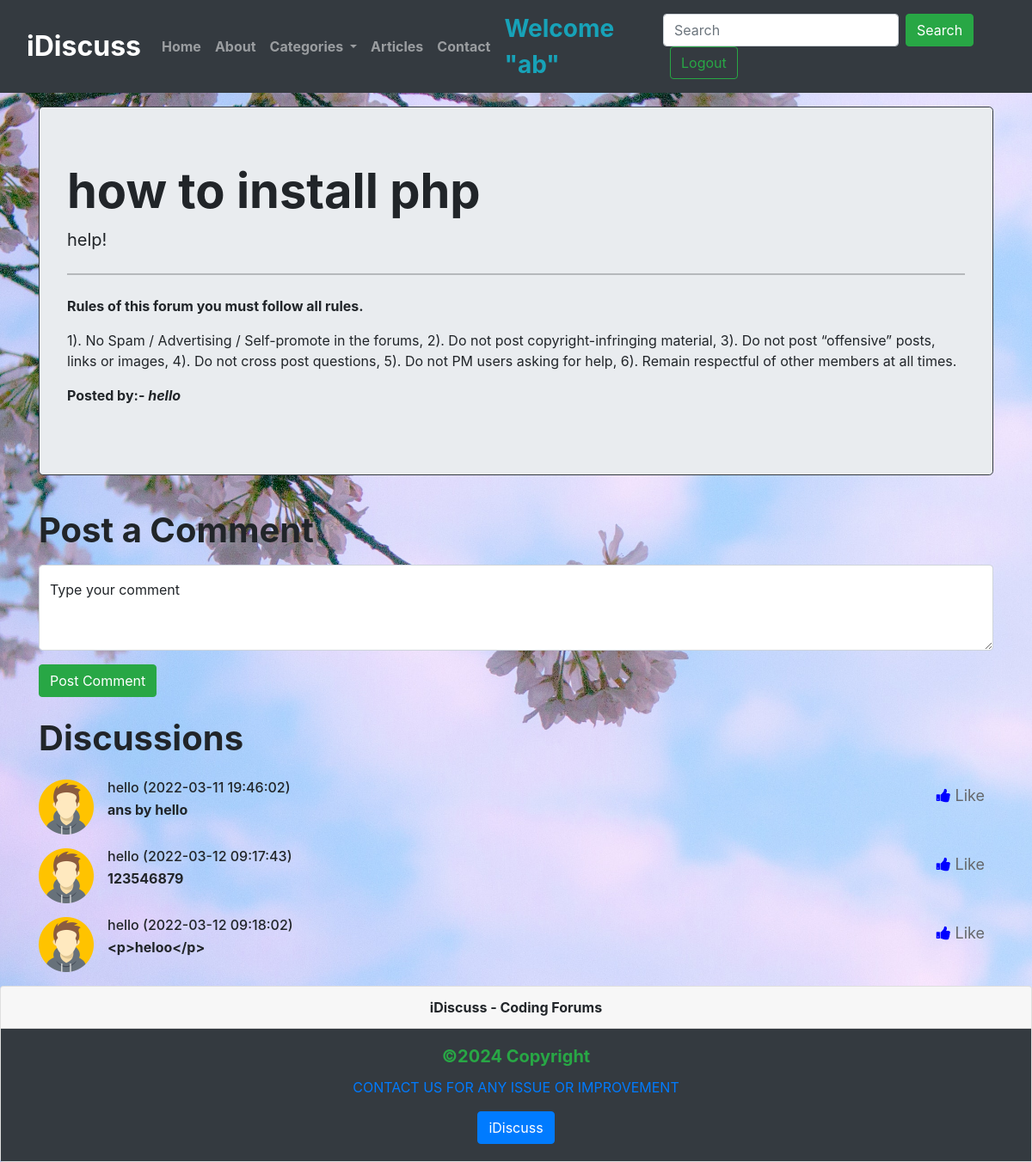
Screenshot of /thread.php?threadid=1 (signed in) with the database file from the repository.
### tables this page shows
CREATE TABLE `threads` (
  `thread_id` int(9) NOT NULL,
  `thread_title` varchar(255) NOT NULL,
  `thread_desc` text NOT NULL,
  `thread_cat_id` int(9) NOT NULL,
  `thread_user_id` int(9) NOT NULL,
  `timestamp` datetime NOT NULL DEFAULT current_timestamp()
);

CREATE TABLE `users` (
  `sno` int(9) NOT NULL,
  `user_name` varchar(12) NOT NULL,
  `user_email` varchar(255) NOT NULL,
  `user_pass` varchar(255) NOT NULL,
  `timestemp` datetime NOT NULL DEFAULT current_timestamp()
);

CREATE TABLE `comments` (
  `comment_id` int(9) NOT NULL,
  `comment_content` text NOT NULL,
  `thread_id` int(9) NOT NULL,
  `comment_by` int(9) NOT NULL,
  `comment_time` datetime NOT NULL DEFAULT current_timestamp()
);

### thread.php (the view, shortened to what this page needs)
<!doctype html>
<html lang="en">
<head>
    <link href="https://cdn.jsdelivr.net/npm/bootstrap@5.1.3/dist/css/bootstrap.min.css" rel="stylesheet"
>
    <link rel="stylesheet" href="https://cdn.jsdelivr.net/npm/bootstrap@4.6.1/dist/css/bootstrap.min.css"
>
     <link rel="stylesheet" href="style.css" />
    <link rel="stylesheet" href="https://cdnjs.cloudflare.com/ajax/libs/font-awesome/4.7.0/css/font-awesome.min.css">
</head>
<body>
    <?php include 'partials/_dbconnect.php'; ?>
    <?php include 'partials/_header.php'; ?>
    <?php
    $id = $_GET['threadid'];
    $sql = "SELECT * FROM `threads` WHERE thread_id=$id";
    $result = mysqli_query($conn, $sql);
    while($row = mysqli_fetch_assoc($result)){
        $title = $row['thread_title'];
        $desc = $row['thread_desc'];
        $thread_user_id = $row['thread_user_id'];
        $sql2 = "SELECT user_name FROM `users` WHERE sno='$thread_user_id'";
        $result2 = mysqli_query($conn, $sql2);
        $row2 = mysqli_fetch_assoc($result2);
        $posted_by = $row2['user_name'];
    }
    ?>
    <div class="container my-3 ">
        <div class="jumbotron border rounded-3 border border-dark rounded-lg">
            <h1 class="display-4 fw-bold"><?php echo $title; ?></h1>
            <p class="lead fw-normal"><?php echo $desc; ?></p>
            <hr class="my-4">
            <p><b>Rules of this forum you must follow all rules.</b></P>
            <p>1). No Spam / Advertising / Self-promote in the forums, 2). Do not post copyright-infringing material,
                3).
                Do not post “offensive” posts, links or images, 4). Do not cross post questions, 5). Do not PM users
                asking for help, 6). Remain respectful of other members at all times.</p>
            <p><b>Posted by:- <em><?php echo $posted_by; ?></em></b></p>
        </div>
    </div>
<?php
if(isset($_SESSION['loggedin']) && $_SESSION['loggedin']==true){
  echo  '<div class="container fw-normal">
        <h1 class="py-2 fw-bolder">Post a Comment</h1>
        <form action="'. $_SERVER['REQUEST_URI'] .'" method="post" >
            <div class="form-floating mb-3">
                <textarea class="form-control" placeholder="Leave a comment here" id="comment" name="comment"
                    style="height: 100px" required></textarea>
                <input type="hidden" name="sno" value="'. $_SESSION["sno"]. '">
                <label for="floatingTextarea2">Type your comment</label>
            </div>
            <button type="submit" class="btn btn-success">Post Comment</button>
        </form>
    </div>';
    }
?>
    <div class="container">
        <h1 class="my-4 fw-bolder">Discussions</h1>
        <?php
            $id = $_GET['threadid'];
            $sql = "SELECT * FROM `comments` WHERE thread_id=$id";
            $result = mysqli_query($conn, $sql);
            while($row = mysqli_fetch_assoc($result)){
                $content = $row['comment_content'];
                $comment_time = $row['comment_time'];
                echo '<ul class="list-unstyled">
                <li class="media my-3">
                <img src="img/avatar.png" class="mr-3" alt="avatar" hight="64px" width="64px">
                <div class="media-body">
                    <h6 class="mt-0 mb-1">'. $row2['user_name'] .' ('. $comment_time .')</h6>
                    <p class="my-0 font-weight-bold">'. $content .'</p>
                </div>
                <a href="#"><button id="like" onclick="liked()">
                    <i class="fa fa-thumbs-up"></i>
                    <span class="icon">Like</span>
                </button></a>
                <script>
                    function liked(){
                        var element = document.getElementById("like");
                        element.classList.toggle("liked");
                    }
                 </script>
                </li>';
            }
        ?>
    </div>
    <?php include 'partials/_footer.php'; ?>
</body>
</html>

### style.css (style rules this page uses)
.fa { font-size: 1.2em; }
i { color: blue; }
button { background: transparent; border: unset; outline: 0; font-size: 18px; cursor: pointer; color: #65676b; padding: 5px 10px; }

### thread.php (style rules this page uses)
body { background-image: url('img/bg3.jpg'); background-size: cover; }

### rows the page displays
threads: thread_title "how to install php", thread_desc "help!"
users: user_name "hello"
comments: comment_time "2022-03-11 19:46:02", comment_content "ans by hello"
comments: comment_time "2022-03-12 09:17:43", comment_content "123546879"
comments: comment_time "2022-03-12 09:18:02", comment_content "<p>heloo</p>"

### other values shown
$_SESSION['useremail'] "ab"
